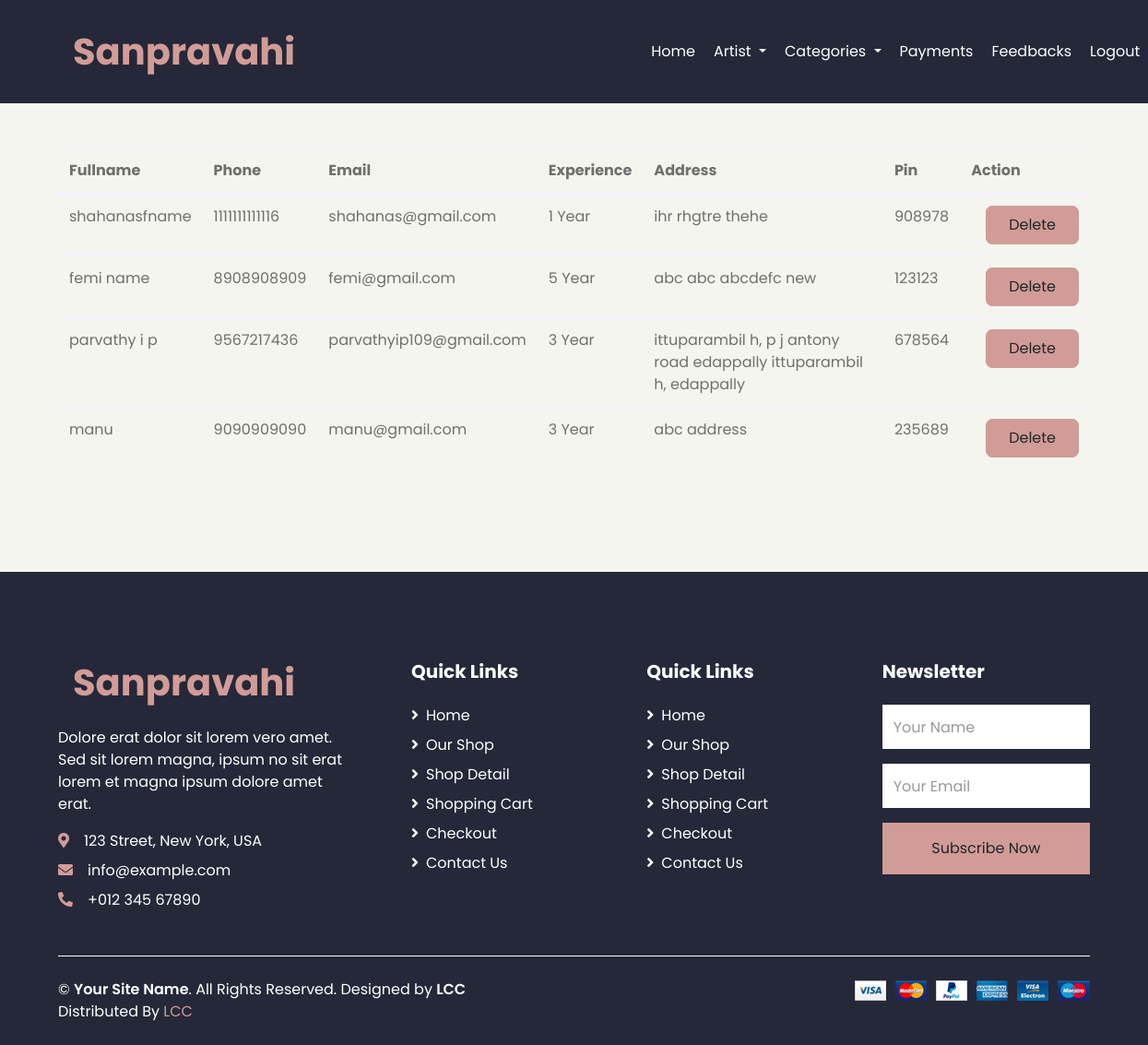
Screenshot of /admin-viewfreelancers/ with the database file from the repository.
### artist_app/models.py (models this page shows)
class FreelancerReg(models.Model):
    f_log=models.ForeignKey(Login,on_delete=models.CASCADE)
    f_name=models.CharField(max_length=30)
    phone=models.CharField(max_length=30)
    email=models.EmailField()
    experience=models.CharField(max_length=30)
    address=models.TextField()
    pin=models.CharField(max_length=6)
    f_status=models.CharField(max_length=30,default='Pending')

### artist_app/views.py (the view)
# urls.py: path('admin-viewfreelancers/',views.admin_viewfreelancers),
def admin_viewfreelancers(request):
    approved_freelancers=FreelancerReg.objects.filter(f_status='Approved')
    return render(request,'admin/admin_viewfreelancers.html',{'freelancers':approved_freelancers})

### templates/admin/admin_viewfreelancers.html (shortened to what this page needs)
{% extends 'admin/admin_dashboard.html' %}
{% block content %}
<div class="container-fluid pt-5">
    <div class="row px-xl-5">
        <div class="col-lg-12 table-responsive mb-5">
            <form action="" method="post">
            <table class="table">
                <thead>
                  <tr>
                    <th scope="col">Fullname</th>
                    <th scope="col">Phone</th>
                    <th scope="col">Email</th>
                    <th scope="col">Experience</th>
                    <th scope="col">Address</th>
                    <th scope="col">Pin</th>
                    <th scope="col">Action</th>
                  </tr>
                </thead>
                <tbody>
                    {% for freelancer in freelancers %}
                  <tr>
                    <td>{{freelancer.f_name}}</td>
                    <td>{{freelancer.phone}}</td>
                    <td>{{freelancer.email}}</td>
                    <td>{{freelancer.experience}} Year</td>
                    <td>{{freelancer.address}}</td>
                    <td>{{freelancer.pin}}</td>
                    <td>
                    <a href="/admin-delete?freelancer={{freelancer.id}}" class="btn btn-primary py-2 px-4 ml-3"  style="border-radius: 7px;">Delete</a>
                    </td>
                  </tr>
                  {% endfor %}
                </tbody>
              </table>
        </form>
        </div>
    </div>
</div>
{% endblock %}

### rows the page displays
FreelancerReg: f_name "shahanasfname", phone "1111111111116", email "shahanas@gmail.com", experience "1", address "ihr rhgtre thehe", pin "908978"
FreelancerReg: f_name "femi name", phone "8908908909", email "femi@gmail.com", experience "5", address "abc abc abcdefc new", pin "123123"
FreelancerReg: f_name "parvathy i p", phone "9567217436", email "parvathyip109@gmail.com", experience "3", address "ittuparambil h, p j antony road edappally ittuparambil h, edappally", pin "678564"
FreelancerReg: f_name "manu", phone "9090909090", email "manu@gmail.com", experience "3", address "abc address", pin "235689"
